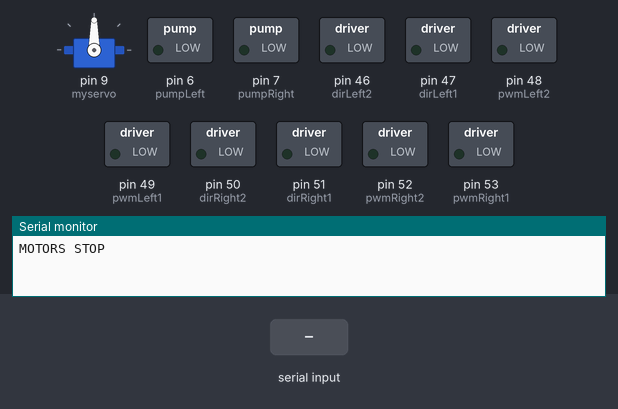
Recording of a sketch running on a simulated Arduino Mega 2560, built with avr-gcc and run on an emulated ATmega2560. Parts: servo, switched loads named in the sketch (green lamp = pin HIGH), the last lines printed to the serial monitor. Inputs (shaded band) come from the test bench.

Above: at 0.9 s.
1.0 s: "FORWARD\n" received over the second serial link
At 2.0 s:
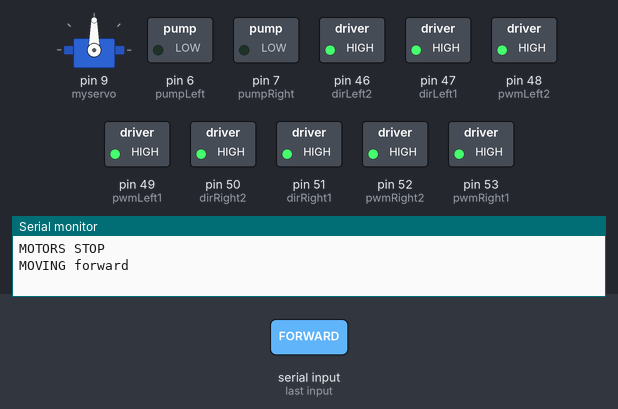
2.5 s: "BACKWARD\n" received over the second serial link
At 3.1 s:
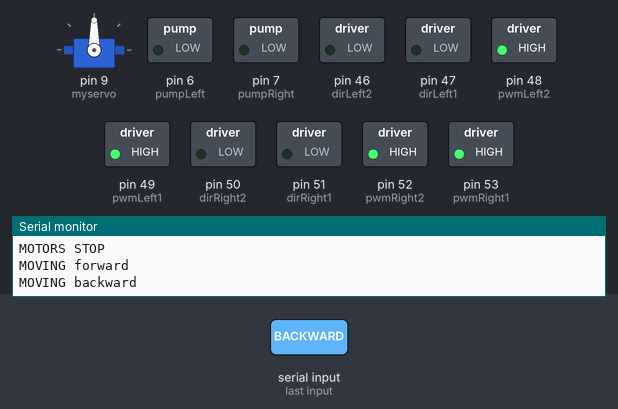
4.0 s: "FORWARD_LEFT\n" received over the second serial link
At 5.2 s:
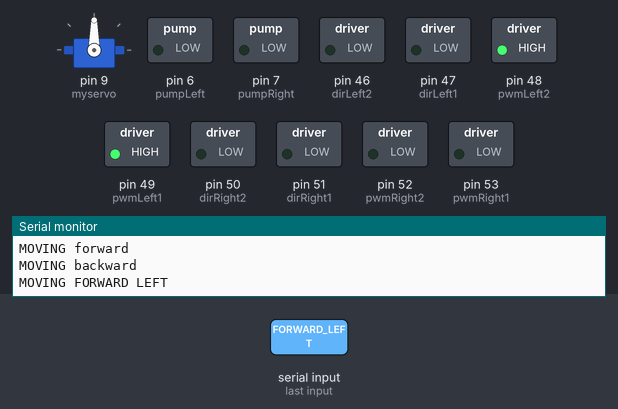
5.5 s: "FORWARD_RIGHT\n" received over the second serial link
At 6.6 s:
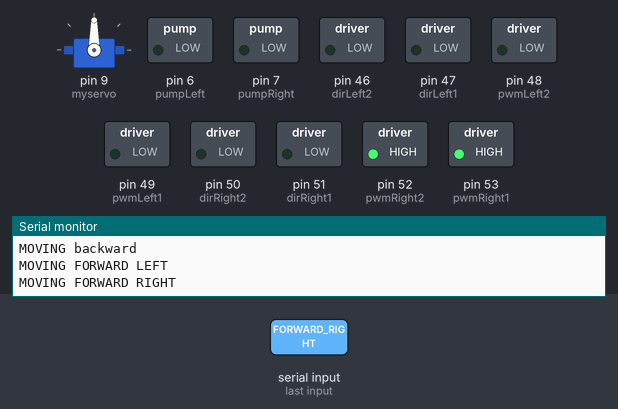
7.0 s: "BACKWARD_LEFT\n" received over the second serial link
At 7.8 s:
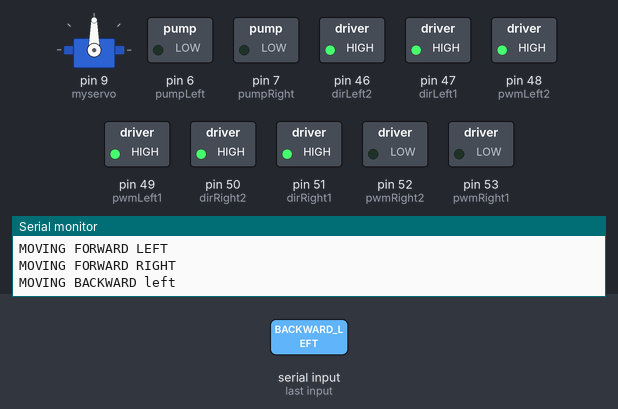
8.5 s: "BACKWARD_RIGHT\n" received over the second serial link
At 8.9 s:
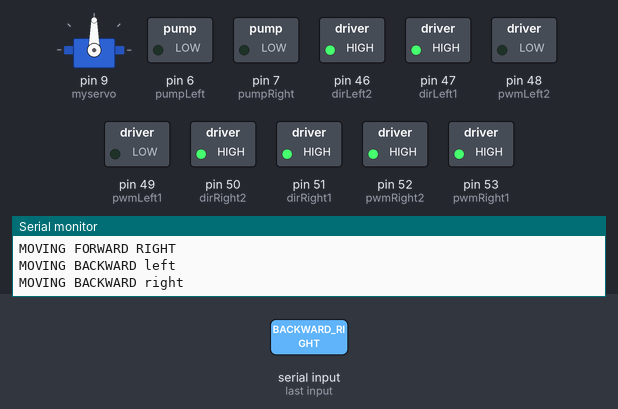
Timing chart, 0 to 11.0 s (numbered marks = the images above; inputs shaded):
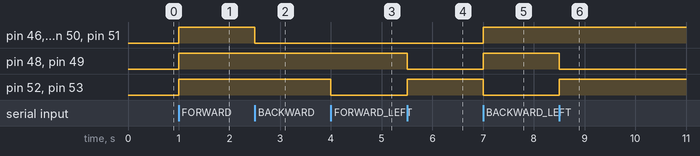

Measured:
- after the input at 1.0 s, pin 46 (dirLeft2), pin 47 (dirLeft1), pin 48 (pwmLeft2), pin 49 (pwmLeft1), pin 50 (dirRight2), pin 51 (dirRight1), pin 52 (pwmRight2), pin 53 (pwmRight1): LOW → HIGH at once
- after the input at 2.5 s, pin 46 (dirLeft2), pin 47 (dirLeft1), pin 50 (dirRight2), pin 51 (dirRight1): HIGH → LOW at once
- after the input at 4.0 s, pin 52 (pwmRight2), pin 53 (pwmRight1): HIGH → LOW at once
- after the input at 5.5 s, pin 48 (pwmLeft2), pin 49 (pwmLeft1): HIGH → LOW at once; pin 52 (pwmRight2), pin 53 (pwmRight1): LOW → HIGH at once
- after the input at 7.0 s, pin 46 (dirLeft2), pin 47 (dirLeft1), pin 48 (pwmLeft2), pin 49 (pwmLeft1), pin 50 (dirRight2), pin 51 (dirRight1): LOW → HIGH at once; pin 52 (pwmRight2), pin 53 (pwmRight1): HIGH → LOW at once
- after the input at 8.5 s, pin 48 (pwmLeft2), pin 49 (pwmLeft1): HIGH → LOW at once; pin 52 (pwmRight2), pin 53 (pwmRight1): LOW → HIGH at once

The sketch:

arudinoControls.ino
```cpp
#include <Servo.h>
Servo myservo;

int speed = 255;

#define dirLeft1 47
#define pwmLeft1 49
#define dirRight1 51
#define pwmRight1 53

#define dirLeft2 46
#define pwmLeft2 48
#define dirRight2 50
#define pwmRight2 52

#define pumpLeft 6  // Example pin for left pump
#define pumpRight 7  // Example pin for right pump


bool motion = true;

void setup() {
  pinMode(dirLeft1, OUTPUT);
  pinMode(pwmLeft1, OUTPUT);
  pinMode(dirRight1, OUTPUT);
  pinMode(pwmRight1, OUTPUT);

  pinMode(dirLeft2, OUTPUT);
  pinMode(pwmLeft2, OUTPUT);
  pinMode(dirRight2, OUTPUT);
  pinMode(pwmRight2, OUTPUT);

  pinMode(pumpLeft, OUTPUT);
  pinMode(pumpRight, OUTPUT);

  Serial.begin(115200);
  Serial2.begin(115200);
  Serial3.begin(115200);
  myservo.attach(9);
  motionMode();
}
void loop(){

}

void backward() {
  Serial.println("MOVING backward");
  digitalWrite(dirLeft1, LOW);
  analogWrite(pwmLeft1, speed);
  digitalWrite(dirRight1, LOW);
  analogWrite(pwmRight1, speed);

  digitalWrite(dirLeft2, LOW);
  analogWrite(pwmLeft2, speed);
  digitalWrite(dirRight2, LOW);
  analogWrite(pwmRight2, speed);

}

void forward() {
  Serial.println("MOVING forward");
  digitalWrite(dirLeft1, HIGH);
  analogWrite(pwmLeft1, speed);
  digitalWrite(dirRight1, HIGH);
  analogWrite(pwmRight1, speed);

  digitalWrite(dirLeft2, HIGH);
  analogWrite(pwmLeft2, speed);
  digitalWrite(dirRight2, HIGH);
  analogWrite(pwmRight2, speed);

}

void turn_right() {
  Serial.println("TURNING RIGHT IN PLACE");
  digitalWrite(dirLeft1, HIGH);
  analogWrite(pwmLeft1, 255);
  digitalWrite(dirRight1, LOW);
  analogWrite(pwmRight1, 255);

  digitalWrite(dirLeft2, HIGH);
  analogWrite(pwmLeft2, 255);
  digitalWrite(dirRight2, LOW);
  analogWrite(pwmRight2, 255);

}

void turn_left() {
  Serial.println("TURNING left IN PLACE");

  digitalWrite(dirLeft1, LOW);
  analogWrite(pwmLeft1, 255);
  digitalWrite(dirRight1, HIGH);
  analogWrite(pwmRight1, 255);

  digitalWrite(dirLeft2, LOW);
  analogWrite(pwmLeft2, 255);
  digitalWrite(dirRight2, HIGH);
  analogWrite(pwmRight2, 255);

}

void forward_left() {
  Serial.println("MOVING FORWARD LEFT");

  digitalWrite(dirLeft1, LOW);
  analogWrite(pwmLeft1, speed);
  digitalWrite(dirRight1, LOW);
  analogWrite(pwmRight1, 0);

  digitalWrite(dirLeft2, LOW);
  analogWrite(pwmLeft2, speed);
  digitalWrite(dirRight2, LOW);
  analogWrite(pwmRight2, 0);

}

void forward_right() {
  Serial.println("MOVING FORWARD RIGHT");

  digitalWrite(dirLeft1, LOW);
  analogWrite(pwmLeft1, 0);
  digitalWrite(dirRight1, LOW);
  analogWrite(pwmRight1, speed);

  digitalWrite(dirLeft2, LOW);
  analogWrite(pwmLeft2, 0);
  digitalWrite(dirRight2, LOW);
  analogWrite(pwmRight2, speed);
}

void backward_right() {
  Serial.println("MOVING BACKWARD right");

  digitalWrite(dirLeft1, HIGH);
  analogWrite(pwmLeft1, 0);
  digitalWrite(dirRight1, HIGH);
  analogWrite(pwmRight1, speed);

  digitalWrite(dirLeft2, HIGH);
  analogWrite(pwmLeft2, 0);
  digitalWrite(dirRight2, HIGH);
  analogWrite(pwmRight2, speed);

}

void backward_left() {
  Serial.println("MOVING BACKWARD left");
  digitalWrite(dirLeft1, HIGH);
  analogWrite(pwmLeft1, speed);
  digitalWrite(dirRight1, HIGH);
  analogWrite(pwmRight1, 0);

  digitalWrite(dirLeft2, HIGH);
  analogWrite(pwmLeft2, speed);
  digitalWrite(dirRight2, HIGH);
  analogWrite(pwmRight2, 0);

}

void stopmotors() {
  Serial.println("MOTORS STOP");

  digitalWrite(dirLeft1, LOW);
  analogWrite(pwmLeft1, 0);
  digitalWrite(dirRight1, LOW);
  analogWrite(pwmRight1, 0);

  digitalWrite(dirLeft2, LOW);
  analogWrite(pwmLeft2, 0);
  digitalWrite(dirRight2, LOW);
  analogWrite(pwmRight2, 0);

}

 void motionMode(){
  stopmotors();
  for(;;){
    if (Serial2.available() > 0) {  // Check if data is available
    String ch = Serial2.readStringUntil('\n');
    ch.trim();
    if(ch == "triangle") pumpMode();
    if(ch == "FORWARD") forward();
    if(ch == "BACKWARD") backward();
    if(ch == "FORWARD_LEFT") forward_left();
    if(ch == "FORWARD_RIGHT") forward_right();
    if(ch == "BACKWARD_LEFT") backward_left();
    if(ch == "BACKWARD_RIGHT") backward_right();
    if(ch == "TURN_LEFT") turn_left();
    if(ch == "TURN_RIGHT") turn_right();
    if(ch == "STOP") stopmotors();
    }
  }
}

void pumpMode(){
  for(;;){
    if (Serial2.available() > 0) {  // Check if data is available
    String ch = Serial2.readStringUntil('\n');
    ch.trim();
    if(ch == "triangle") motionMode();
    if(ch == "L2") leftpump();
    if(ch == "R2") rightpump();
    if(ch == "STOP") pumpstop();
    if(ch == "FORWARD") raiseArm();
    if(ch == "BACKWARD") lowerArm();
  }
}
}


void leftpump(){
  analogWrite(pumpLeft, 255);
}

void rightpump(){
  analogWrite(pumpRight, 255);
}

void pumpstop() {
  Serial.println("STOPPING PUMPS");
  analogWrite(pumpLeft, 0);
  analogWrite(pumpRight, 0);
}

void raiseArm(){
  Serial.println("Raising arms");
  myservo.write(45);

}

void lowerArm(){
  Serial.println("Lowering arms");
  myservo.write(0);
}
```
